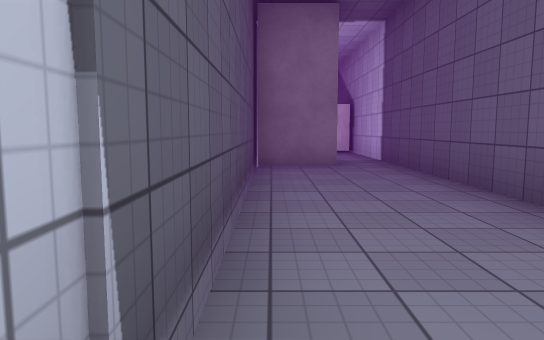
view 1 (above)

16 first-person views from a walk through a 3-D level made in the Unity game engine. The camera is 1.3 m above the floor, tilts 6° down and sees 70° across. The floor is counted in squares, 2 m on a side. Each view is taken from the middle of a square. On the plan, view 1 faces up. The plan holds only what a view shows up to about 11 squares ahead; the rest is blank. The place goes on beyond the plan. The player is left out. Surface patterns are stand-ins for the level's own textures.

view 2
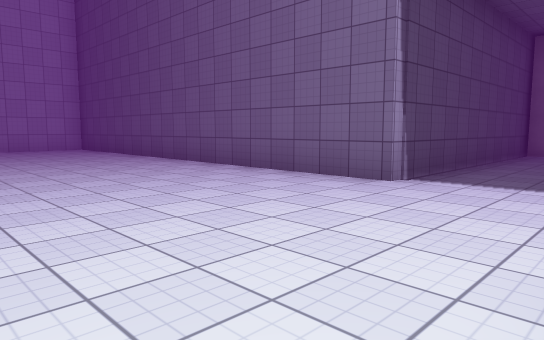

view 3
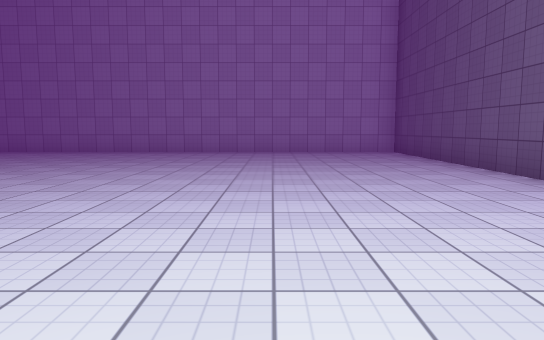

view 4
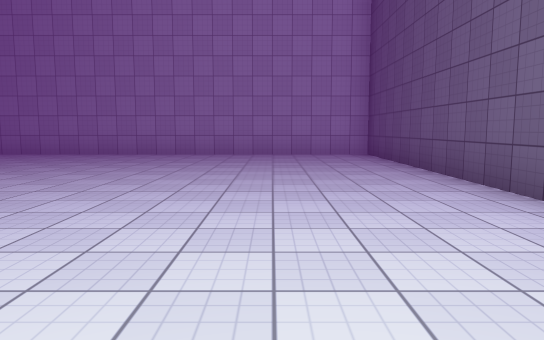

view 5
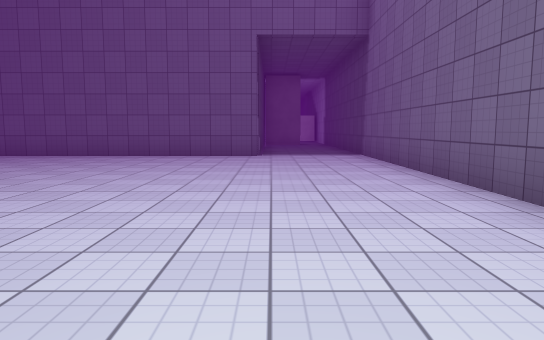

view 6
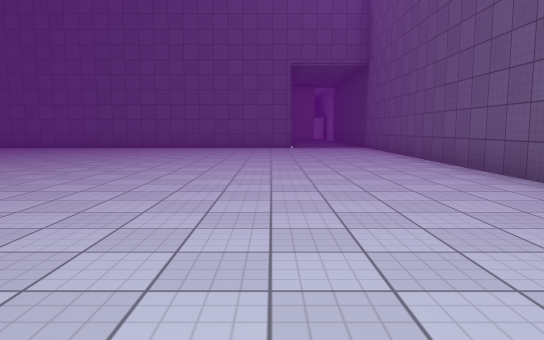

view 7
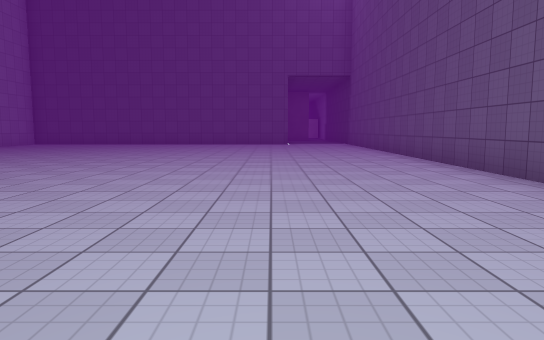

view 8
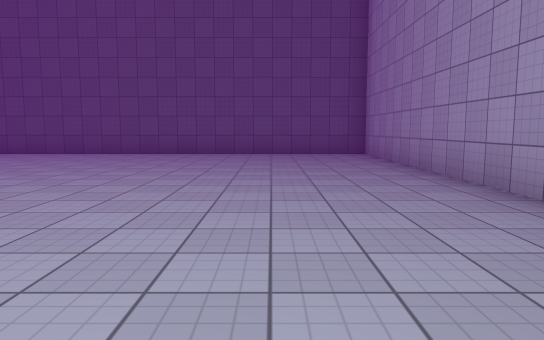

view 9
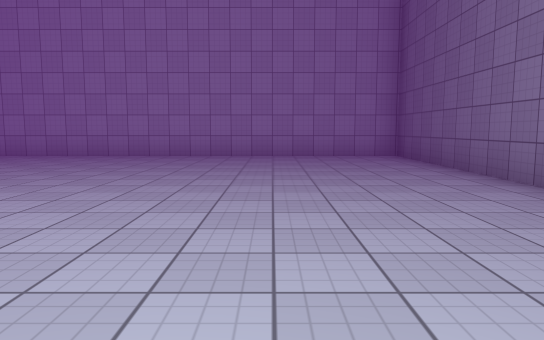

view 10
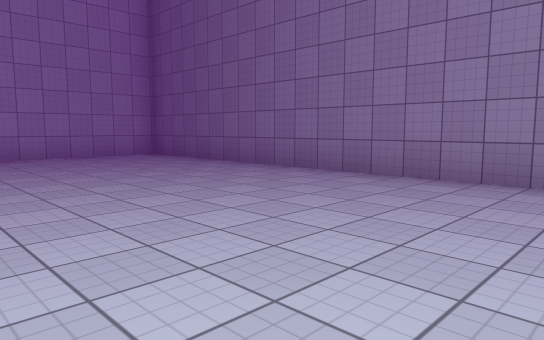

view 11
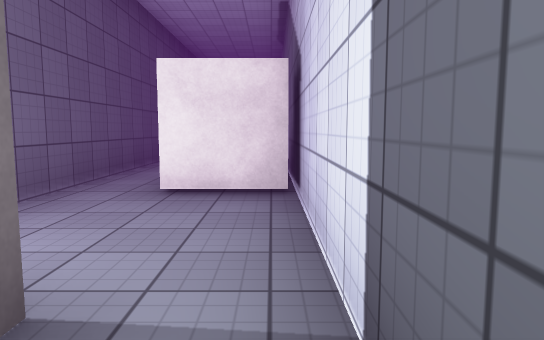

view 12
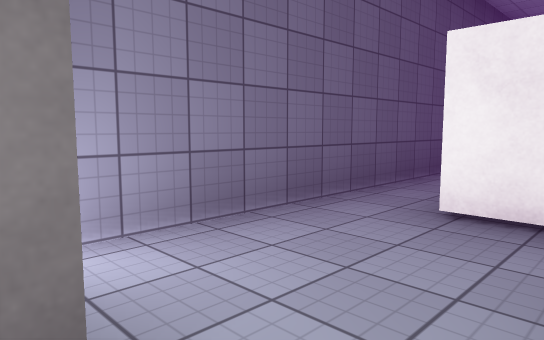

view 13
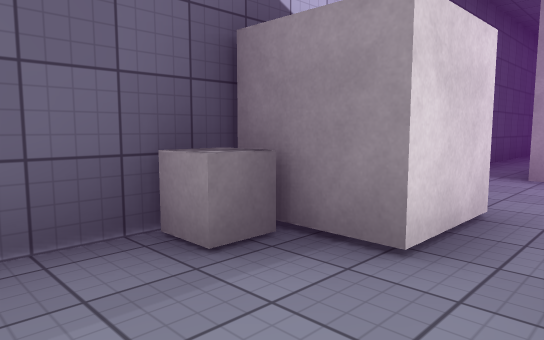

view 14
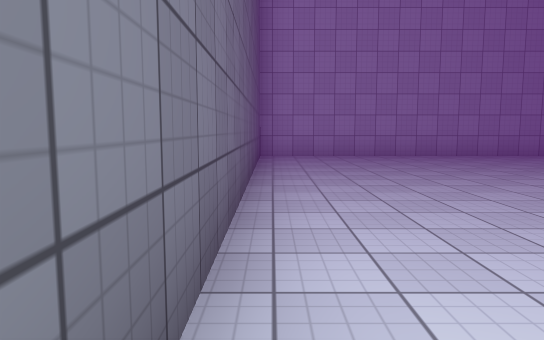

view 15
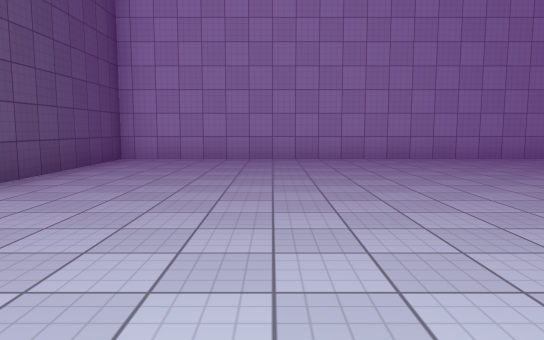

view 16
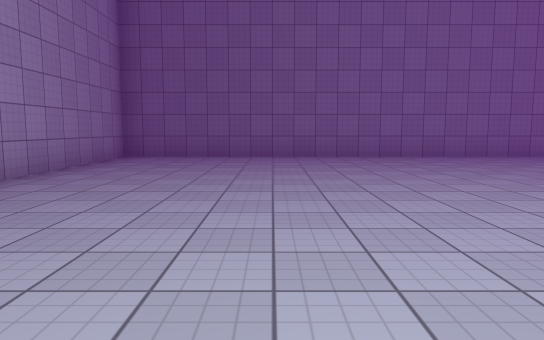

### Floor plan
Points are (right, up) in squares from view 1. A wall is a line through its corners. A room is listed if a view was taken in it or the views show most of it. See-through windows are left out.
Room 1 (views 1, 2, 3, 4, 5, 6, 7, 8, 9, 10, 11, 12, 14, 15, 16)
walls: (1.2, 6.9) (-0.2, 6.9); (-0.3, 7.5) (-0.3, 0.5) (-11.1, 0.5) (-11.1, -18.5) (2.3, -18.5) (2.3, 8.5)
ways out: opening at (2, 7.5) to room 2
Room 2 (view 13)
walls: (2.3, 12.5) (2.3, 13.6); (-0.3, 14.5) (-0.3, 8.3); (2.3, 8.5) (2.3, 10.5)
ways out: opening at (2, 7.5) to room 1
objects: other object (1, 11) to (2, 12); other object (2, 13)

Where each view was taken, in squares from view 1:
view 1: 0 up, 0 right, facing up
view 2: 4 down, 2 right, facing up-left
view 3: 3 down, 0 right, facing left
view 4: 2 down, 1 left, facing left
view 5: 9 down, 0 right, facing up
view 6: 13 down, 1 left, facing up
view 7: 16 down, 1 left, facing up
view 8: 16 down, 8 left, facing right
view 9: 9 down, 8 left, facing down
view 10: 9 down, 6 left, facing down-left
view 11: 7 up, 2 right, facing up
view 12: 8 up, 2 right, facing up-left
view 13: 14 up, 0 right, facing down-right
view 14: 9 down, 2 right, facing down
view 15: 10 down, 1 left, facing down
view 16: 15 down, 2 left, facing left
